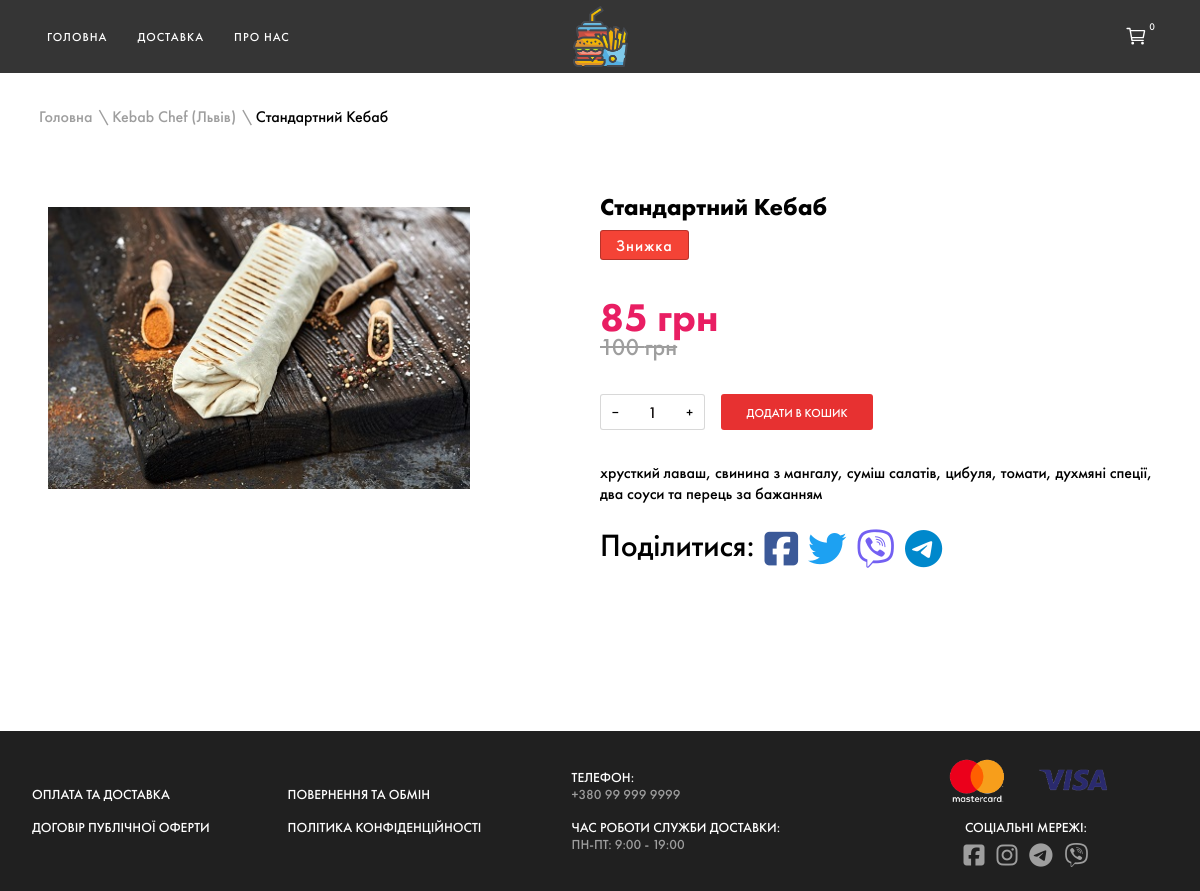
Page /product/1 on the committed database.
### delivery/models.py (models this page shows, shortened)
class Shop(models.Model):
    name = models.CharField("Назва магазину", max_length=100)
    availability = models.BooleanField("Доступність", default=0)
    class Meta:
        verbose_name = "магазини"
        verbose_name_plural = "Магазини"

class Product(models.Model):
    ribbons = (
        (0, "Відсутня"),
        (1, "Знижка"),
        (2, "Хіт продажів"),
        (3, "Новий"),
    )
    shop = models.ForeignKey(Shop, on_delete=models.CASCADE, null=True, verbose_name="Магазин")
    title = models.CharField("Назва продукту", max_length=200)
    description = RichTextField("Опис продукту")
    picture = models.ImageField("Картинка продукту")
    price = models.FloatField("Ціна")
    discount = models.FloatField("Стара ціна", null=True, blank=True)
    ribbon = models.IntegerField("Стрічка", default=0, choices=ribbons)
    availability = models.BooleanField("Доступність", default=0)
    class Meta:
        verbose_name = "продукт"
        verbose_name_plural = "Продукти"

### delivery/views.py (the view)
# urls.py: path('product/<int:id>', views.product),
def product(request, id):
    context = get_product_info(id)
    return render(request, "delivery/product.html", context)

### delivery/logic.py (called while the page is built)
def get_product_info(id):
    item = Product.objects.get(id=id)
    shop = Shop.objects.get(id=item.shop.id)
    return {"item": item, "shop": shop}

### delivery/templates/delivery/product.html (shortened to what this page needs)
{% extends 'delivery/base.html' %}
{% load static %}
{% block content %}
    <div class="wrapper wrapper-height">
        <div class="product-option">
            <div class="breadcrumb">
                <a href="/">Головна</a>
                <a href="/">{{shop.name}}</a>
                <span>{{ item.title }}</span>
            </div>
        </div>
        <div class="item">
            <img src="{{ item.picture.url }}" alt="">
            <div class="item-desc">
                <h2>{{ item.title }}</h2>
                {% if item.ribbon == 1 %}
                    <span class="tag discount">Знижка</span>
                {% elif item.ribbon == 2 %}
                    <span class="tag premium">Хіт продажів</span>
                {% elif item.ribbon == 3 %}
                    <span class="tag new">Новий</span>
                {% endif %}
                <div class="item-price">{{item.price|floatformat:0}} грн</div>
                {% if item.discount %}
                    <div class="item-old-price">{{item.discount|floatformat:0}} грн</div>
                {% else %}
                    <div class="item-old-price" style="display:none;"></div>
                    <div class="item-static-old-price"></div>
                {% endif %}
                <div class="item-quantity-control">
                    <div class="quantity">
                        <button class="quantity_button minus">−</button>
                        <input class="quantity_input" type="number" name="" value="1" min="1" max="255">
                        <button class="quantity_button plus">+</button>
                    </div>
					{% if item.quantity == 0 %}
						<input type="submit" value="Додати в кошик" class="add_to_cart myBtn" data-goods-id="{{item.id}}" style="background-color: #c1c1c1;" disabled>
					{% else %}
						<input type="submit" value="Додати в кошик" class="add_to_cart myBtn" data-goods-id="{{item.id}}">
					{% endif %}
                </div>
                <p class="item-text-desc">{{ item.description | safe }}</p>
                <br>
                <div class="item-view-share">
                    <div class="share-title">Поділитися:</div>
                    <div class="social-wrapper">
                        <a href="https://www.facebook.com/sharer.php?u="
                           onclick="javascript:window.open(this.href+window.location.href, '', 'menubar=no,toolbar=no,resizable=yes,scrollbars=yes,height=300,width=600');return false;"
                           target="_blank" rel="nofollow">
                            <i class="fab fa-facebook-square"></i>
                        </a>
                        <a href="https://twitter.com/share?url="
                           onclick="javascript:window.open(this.href+window.location.href, '', 'menubar=no,toolbar=no,resizable=yes,scrollbars=yes,height=300,width=600');return false;"
                           target="_blank" rel="nofollow">
                            <i class="fab fa-twitter"></i>
                        </a>
                        <a href="viber://forward?text="
                           onclick="javascript:window.open(this.href+window.location.href, '', 'menubar=no,toolbar=no,resizable=yes,scrollbars=yes,height=300,width=600');return false;"
                           target="_blank" rel="nofollow">
                            <i class="fab fa-viber"></i>
                        </a>
                        <a href="https://telegram.me/share/url?url="
                           onclick="javascript:window.open(this.href+window.location.href, '', 'menubar=no,toolbar=no,resizable=yes,scrollbars=yes,height=300,width=600');return false;"
                           target="_blank" rel="nofollow">
                            <i class="fab fa-telegram"></i>
                        </a>
                    </div>
                </div>
            </div>
        </div>
    </div>
{% endblock %}

### static/css/style.css (style rules this page uses)
* { margin: 0; padding: 0; }
a { color: #fff; text-decoration: none; }
body { font-weight: 500; font-family: "Futura PT", sans-serif; }
.wrapper { max-width: 1200px; margin: 0 auto; padding: 0 32px; height: 100%; }
.wrapper-height { min-height: 75vh; }
.add_to_cart { text-transform: uppercase; font-family: "Futura PT", sans-serif; font-weight: 500; font-size: 12px; color: #ffffff; background-color: #e73131; margin-bottom: 10px; display: inline-block; padding: 0.8rem 1.6rem; margin: 0; line-height: 1; text-decoration: none; text-align: center; vertical-align: middle; border: none; cursor: pointer; -webkit-user-select: none; -moz-user-select: none; -ms-user-select: none; user-select: none; -webkit-appearance: none; -moz-appearance: none; border-radius: 3px; color: #fff; transition-duration: 0.3s; }
.product-option { display: flex; align-items: center; justify-content: space-between; margin: 2rem 7px; }
.breadcrumb { font-size: 1rem; }
.breadcrumb a { color: #9e9e9e; transition-duration: 0.3s; }
.breadcrumb a::after { content: "\\"; margin-left: 5px; }
.item { display: flex; margin-top: 4rem; margin-bottom: 4rem; justify-content: space-between; }
.item img { width: 40%; height: 40%; padding: 1rem; }
.item .item-desc { width: 50%; }
.item .item-desc .tag { margin-top: 0.5rem; display: inline-block; height: 30px; padding: 0px 15px; font-size: 1rem; line-height: 30px; font-weight: 900; border-radius: 3px; color: #fff; border: 1px rgba(0, 0, 0, 0.25) solid; font-weight: 500; font-size: 1rem; letter-spacing: 1px; }
.item .item-desc .discount { background-color: #f44336; }
.item .item-desc .item-price { font-weight: 900; margin: 2rem 0 -0.75rem; font-size: 2.5rem; color: #e91e63; }
.item .item-desc .item-old-price { color: #9e9e9e; font-size: 1.5rem; text-decoration: line-through; }
.item .item-desc .item-quantity-control { display: flex; margin-top: 2rem; align-items: center; }
.item .item-desc .item-quantity-control .quantity { position: relative; width: 105px; }
.item .item-desc .item-quantity-control .quantity .quantity_input { height: 2.25rem; }
.item .item-desc .item-quantity-control input { height: 2.25rem; margin-left: 1rem; }
.item .item-desc .item-quantity-control .quantity_button { cursor: pointer; position: absolute; padding: 0 12px; top: 0; bottom: 0; border: 0; background: 0 0; overflow: hidden; -webkit-user-select: none; -moz-user-select: none; -ms-user-select: none; user-select: none; transition: all 0.2s ease-out; }
.item .item-desc .item-quantity-control .quantity_input { display: block; background: 0 0; text-align: center; width: 100%; padding: 5px 30px; margin: 0 !important; border: 1px solid rgba(60, 60, 60, 0.2); width: 100%; max-width: 100%; display: block; margin: 0 0 1em; background-color: initial; outline: 0; color: rgb(24, 20, 20); border-radius: 3px; background: #fff; font-family: "Futura PT", sans-serif; font-weight: 500; font-size: 16px; }
.item .item-desc .item-quantity-control .minus { left: 0; font-family: "Futura PT", sans-serif; font-weight: 500; }
.item .item-desc .item-quantity-control .plus { right: 0; font-family: "Futura PT", sans-serif; font-weight: 500; }
.item .item-desc .item-text-desc { margin: 2rem 0; text-align: justify; padding: 0; background: #fff; }
.item .item-desc .item-view-share { display: flex; font-size: 2rem; }
.item .item-desc .item-view-share .social-wrapper { display: flex; font-size: 2.4rem; margin-left: 10px; }
.item .item-desc .item-view-share .social-wrapper a { height: 2rem; display: block; margin-right: 10px; }
.item .item-desc .item-view-share .social-wrapper .fa-facebook-square { color: #3b5998; }
.item .item-desc .item-view-share .social-wrapper .fa-twitter { color: #1da1f2; }
.item .item-desc .item-view-share .social-wrapper .fa-viber { color: #7360f2; }
.item .item-desc .item-view-share .social-wrapper .fa-telegram { color: #0088cc; }

### rows in the picture
Shop: name "Kebab Chef (Львів)"
Product: title "Стандартний Кебаб", picture (picture), price "85", discount "100", description "хрусткий лаваш, свинина з мангалу, суміш салатів, цибуля, томати, духмяні спеції, два соуси та перець за бажанням"
